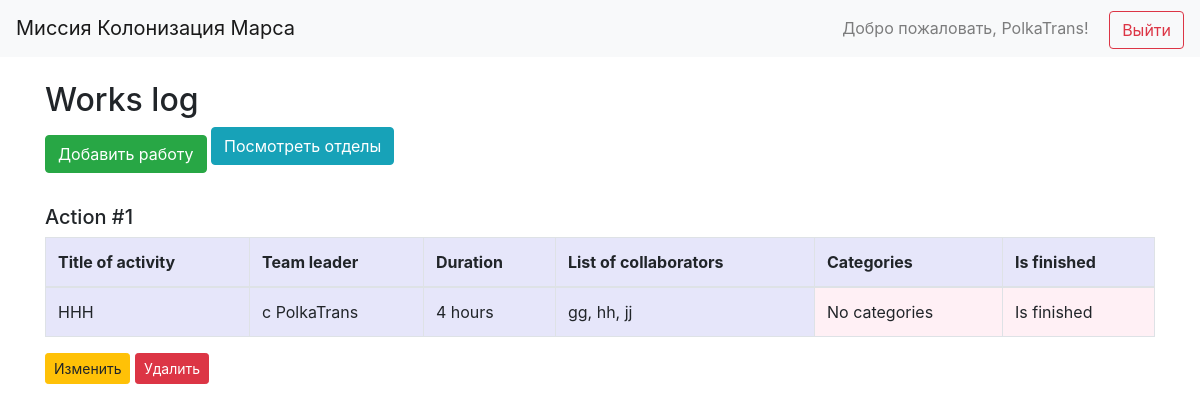
Before: / (signed in) with the older database file.
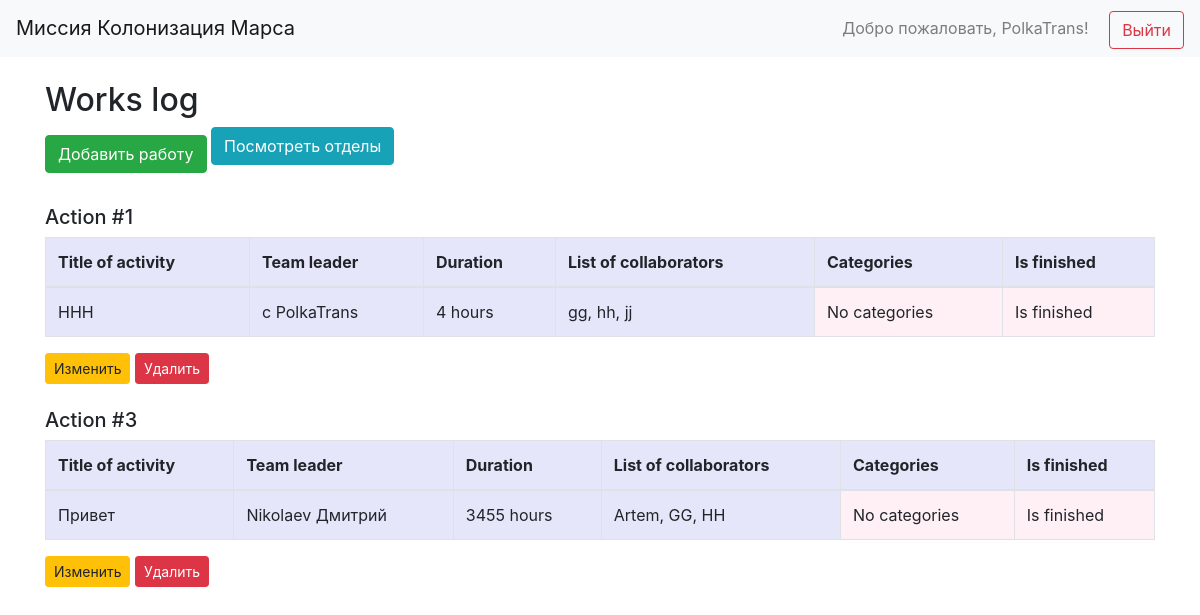
After: the same page with the newer database file.
### data/users.py (models this page shows, shortened)
class User(SqlAlchemyBase, UserMixin):
    __tablename__ = 'users'
    id = sqlalchemy.Column(sqlalchemy.Integer, primary_key=True, autoincrement=True)
    email = sqlalchemy.Column(sqlalchemy.String, index=True, unique=True, nullable=True)
    hashed_password = sqlalchemy.Column(sqlalchemy.String, nullable=True)
    created_date = sqlalchemy.Column(sqlalchemy.DateTime, default=datetime.datetime.now)
    name = sqlalchemy.Column(sqlalchemy.String, nullable=True)
    surname = sqlalchemy.Column(sqlalchemy.String, nullable=True)
    age = sqlalchemy.Column(sqlalchemy.Integer, nullable=True)
    position = sqlalchemy.Column(sqlalchemy.String, nullable=True)
    speciality = sqlalchemy.Column(sqlalchemy.String, nullable=True)
    address = sqlalchemy.Column(sqlalchemy.String, nullable=True)
    about = sqlalchemy.Column(sqlalchemy.String, nullable=True)

### data/jobs.py (models this page shows)
class Jobs(SqlAlchemyBase):
    __tablename__ = 'jobs'
    id = sqlalchemy.Column(sqlalchemy.Integer, primary_key=True, autoincrement=True)
    team_leader = sqlalchemy.Column(sqlalchemy.Integer, sqlalchemy.ForeignKey("users.id"))
    job = sqlalchemy.Column(sqlalchemy.String, nullable=True)
    work_size = sqlalchemy.Column(sqlalchemy.Integer, nullable=True)
    collaborators = sqlalchemy.Column(sqlalchemy.String, nullable=True)
    start_date = sqlalchemy.Column(sqlalchemy.DateTime, nullable=True)
    is_finished = sqlalchemy.Column(sqlalchemy.Boolean, nullable=True)
    user = orm.relationship("User")
    categories = orm.relationship("Category", secondary=association_table, back_populates="jobs")

### main.py (the view)
@app.route("/")
def index():
    with db_session.create_session() as db_sess:
        jobs = db_sess.query(Jobs).all()
        return render_template("work_log.html", jobs=jobs)

### data/db_session.py (called while the page is built)
def create_session() -> Session:
    global __factory
    return __factory()

### main.py (called while the page is built)
@login_manager.user_loader
def load_user(user_id):
    with db_session.create_session() as session:
        return session.get(User, int(user_id))

### templates/work_log.html
{% extends "base.html" %}
{% block content %}
  {% if current_user.is_authenticated %}
    <h2>Works log</h2>
    <div class="mb-4">
      <a href="/add_job" class="btn btn-success">Добавить работу</a>
      <a href="/departments" class="btn btn-info mb-3">Посмотреть отделы</a>
    </div>
    {% for job in jobs %}
      <h5 class="mt-4">Action #{{ job.id }}</h5>
      <table class="table table-bordered" style="background-color: lavender;">
        <thead>
          <tr>
            <th>Title of activity</th>
            <th>Team leader</th>
            <th>Duration</th>
            <th>List of collaborators</th>
            <th>Categories</th>
            <th>Is finished</th>
          </tr>
        </thead>
        <tbody>
          <tr>
            <td>{{ job.job }}</td>
            <td>{{ job.user.surname }} {{ job.user.name }}</td>
            <td>{{ job.work_size }} hours</td>
            <td>{{ job.collaborators }}</td>
            <td style="background-color: lavenderblush;">
              {% if job.categories %}
                {% for cat in job.categories %}
                  <span class="badge bg-primary">{{ cat.name }}</span>
                {% endfor %}
              {% else %}
                No categories
              {% endif %}
            </td>
            <td style="background-color: lavenderblush;">
              {% if job.is_finished %}
                Is finished
              {% else %}
                Is not finished
              {% endif %}
            </td>
          </tr>
        </tbody>
      </table>
      {% if current_user.id == job.team_leader or current_user.id == 1 %}
        <div class="mb-4">
          <a href="/jobs/{{ job.id }}/edit" class="btn btn-warning btn-sm">Изменить</a>
          <form action="/jobs/{{ job.id }}/delete" method="post" style="display:inline;">
            <button type="submit" class="btn btn-danger btn-sm">Удалить</button>
          </form>
        </div>
      {% endif %}
    {% endfor %}
  {% else %}
    <h2 class="text-center">Войдите, чтобы увидеть список работ</h2>
  {% endif %}
{% endblock %}

### templates/base.html (shortened to what this page needs)
<!doctype html>
<html lang="ru">
<head>
  <link rel="stylesheet"
        href="https://stackpath.bootstrapcdn.com/bootstrap/4.4.1/css/bootstrap.min.css"
>
</head>
<body class="d-flex flex-column h-100">
  <header>
    <nav class="navbar navbar-light bg-light justify-content-between">
      <a class="navbar-brand" href="/">Миссия Колонизация Марса</a>
      <div>
        {% if current_user.is_authenticated %}
          <span class="navbar-text mr-3">
            Добро пожаловать, {{ current_user.name }}!
          </span>
          <a class="btn btn-outline-danger" href="/logout">Выйти</a>
        {% else %}
          <a class="btn btn-outline-primary mr-2" href="/login">Войти</a>
          <a class="btn btn-outline-success" href="/register">Регистрация</a>
        {% endif %}
      </div>
    </nav>
  </header>
  <main role="main" class="container my-4">
    {% block content %}{% endblock %}
  </main>
</body>
</html>

Changed rows visible on the page:
added Jobs: id "3", job "Привет", user.surname "Nikolaev", user.name "Дмитрий", work_size "3455", collaborators "Artem, GG, HH", is_finished "Is finished"
